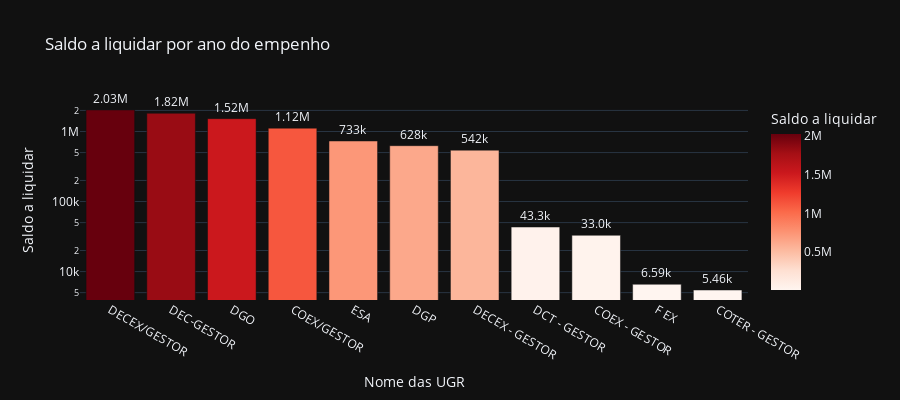

The code cell stored with this chart in its notebook:
### Code cell
# Saldo a liquidar por tipo de NE
cols = ['NOME_UGR', 'A_LIQUIDAR']

df_aux = df.loc[:, cols].groupby('NOME_UGR').sum().sort_values(by= 'A_LIQUIDAR', ascending=False).reset_index()
df_aux = df_aux[df_aux['A_LIQUIDAR'] > 0]
fig = px.bar(df_aux, 
             x='NOME_UGR', 
             y='A_LIQUIDAR',
             title='Saldo a liquidar por ano do empenho',
             labels={'NOME_UGR':'Nome das UGR', 'A_LIQUIDAR':'Saldo a liquidar'},
             text_auto='.3s',
             height=400,
             log_y=True,
             color='A_LIQUIDAR',
             color_continuous_scale = 'reds',
             template='plotly_dark')
fig.update_traces(textposition = 'outside', cliponaxis = False, hovertemplate=None)
fig.update_layout(hovermode="x unified")

fig.show()

### Figure 1 — Plotly figure (JSON) as saved in the notebook; plotly's stock layout.template omitted (floating-point values rounded to 4 significant figures)
{"data": [{"alignmentgroup": "True", "cliponaxis": false, "legendgroup": "", "marker": {"color": [2028000.0, 1823000.0, 1525000.0, 1117000.0, 732600.0, 627500.0, 542100.0, 43254, 32970.0, 6590.0, 5456.0], "coloraxis": "coloraxis", "pattern": {"shape": ""}}, "name": "", "offsetgroup": "", "orientation": "v", "showlegend": false, "textposition": "outside", "texttemplate": "%{y:.3s}", "type": "bar", "x": ["DECEX/GESTOR", "DEC-GESTOR", "DGO", "COEX/GESTOR", "ESA", "DGP", "DECEX - GESTOR", "DCT - GESTOR", "COEX - GESTOR", "F EX", "COTER - GESTOR"], "xaxis": "x", "y": [2028000.0, 1823000.0, 1525000.0, 1117000.0, 732600.0, 627500.0, 542100.0, 43254, 32970.0, 6590.0, 5456.0], "yaxis": "y"}], "layout": {"barmode": "relative", "coloraxis": {"colorbar": {"title": {"text": "Saldo a liquidar"}}, "colorscale": [[0, "rgb(255,245,240)"], [0.125, "rgb(254,224,210)"], [0.25, "rgb(252,187,161)"], [0.375, "rgb(252,146,114)"], [0.5, "rgb(251,106,74)"], [0.625, "rgb(239,59,44)"], [0.75, "rgb(203,24,29)"], [0.875, "rgb(165,15,21)"], [1, "rgb(103,0,13)"]]}, "height": 400, "hovermode": "x unified", "legend": {"tracegroupgap": 0}, "title": {"text": "Saldo a liquidar por ano do empenho"}, "xaxis": {"anchor": "y", "domain": [0, 1], "title": {"text": "Nome das UGR"}}, "yaxis": {"anchor": "x", "domain": [0, 1], "title": {"text": "Saldo a liquidar"}, "type": "log"}}}
